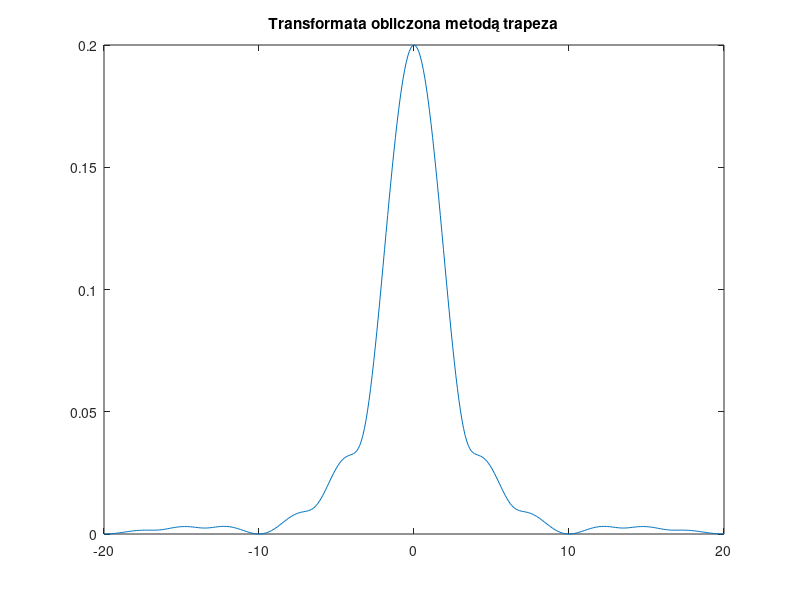

The MATLAB script that drew this image:
fs = 1000;              % Częstotliwość próbkowania [Hz]
t = -1:1/fs:1;          % Wektor czasu
% Tworzenie trapezu: szerokość góry 0.2s, zbocza po 0.1s
x = tripuls(t, 0.4, 0.5); % Funkcja tripuls z parametrem skośności 0.5 tworzy trapez

% Obliczanie FFT
N = length(x);
X = fftshift(fft(x));    % Obliczenie FFT i przesunięcie zera na środek
f = linspace(-fs/2, fs/2, N); % Wektor częstotliwości

plot(f, abs(X)/N);
title('Widmo amplitudowe trapezu (FFT)');
xlabel('Częstotliwość [Hz]');



freqs = -20:0.1:20;     % Wybrane częstotliwości do analizy
X_cont = zeros(size(freqs));

for i = 1:length(freqs)
    integrand = x .* exp(-1i * 2 * pi * freqs(i) * t);
    X_cont(i) = trapz(t, integrand); % Całkowanie metodą trapezów
end

plot(freqs, abs(X_cont));
title('Transformata obliczona metodą trapeza');
